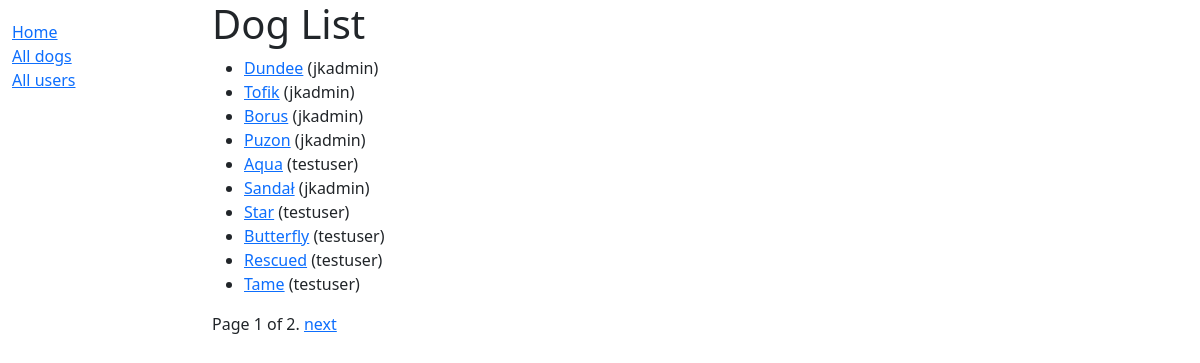
Screenshot of /caninsim_app/dogs/ with the database file from the repository.
### caninsim_app/models.py (models this page shows, shortened)
class Dog(models.Model):
    SIZES = (
        ('XS', 'miniature'),
        ('S', 'small'),
        ('M', 'medium'),
        ('L', 'big'),
        ('XL', 'huge')
    )
    NOSES = (
        ('BK', 'black'),
        ('LG', 'light gray'),
        ('GR', 'gray'),
        ('AB', 'almost black'),
        ('PL', 'purplish'),
        ('BF', 'butterfly'),
        ('DL', 'dudley'),
        ('SN', 'snow'),
        ('PN', 'pink'),
        ('BP', 'bright pink'),
        ('BR', 'brown'),
    )
    EYES = (
        ('BR', 'brown'),
        ('AM', 'amber'),
        ('LA', 'light brown amber'),
        ('YL', 'yellow'),
        ('YG', 'yellow green'),
        ('GR', 'grey'),
        ('CP', 'copper'),
        ('BL', 'blue'),
        ('AW', 'almost white blue'),
        ('WL', 'wall/heterochromia'),
        ('SP', 'split'),
    )
    COATS = (
        ('HS', 'hairless single heterozygous'),
        ('HL', 'hairless LETHAL homozygous'),
        ('LN', 'long'),
        ('WR', 'wire'),
        ('SM', 'smooth'),
        ('CS', 'curly smooth'),
        ('CL', 'curly long'),
        ('WS', 'wire smooth'),
        ('WL', 'wire long'),
        ('WC', 'wire curly'),
    )
    creation_date = models.DateTimeField('creation date', default=dtm.now)
    owner = models.ForeignKey('auth.User', on_delete=models.CASCADE, default=None)
    dog_name = models.CharField(max_length=30, default="Unnamed")
    GENDERS = [
        ('M', 'Male'),
        ('F', 'Female'),
    ]
    gender = models.CharField(max_length=2, choices=GENDERS, default='M')
    age = models.IntegerField(default=0)
    size = models.CharField(max_length=150, choices=SIZES, default='M')
    nose = models.CharField(max_length=150, choices=NOSES, default='BK')
    eye = models.CharField(max_length=150, choices=EYES, default='BR')
    color = models.CharField(max_length=200, null=True)
    coat = models.CharField(max_length=150, choices=COATS, default='SM')
    health_points = models.IntegerField(default=100)
    energy_points = models.IntegerField(default=100)
    hunger = models.IntegerField(default=100)
    thirst = models.IntegerField(default=100)
    bladder = models.IntegerField(default=100)
    exercise = models.IntegerField(default=100)
    exploration = models.IntegerField(default=100)
    social_needs = models.IntegerField(default=100)
    grooming = models.IntegerField(default=100)
    chewing = models.IntegerField(default=100)
    mood = models.IntegerField(default=100)
    active = models.IntegerField(default=5)
    intelligent = models.IntegerField(default=5)
    prey_drive = models.IntegerField(default=5)
    social_skills = models.IntegerField(default=0)
    def get_absolute_url(self):
        return reverse("dog_detail", kwargs={"pk": self.pk})

### caninsim_app/views.py (the view)
# urls.py: path('dogs/', views.DogListView.as_view(), name='dogs'),
class DogListView(generic.ListView):
    model = Dog
    context_object_name = 'dog_list'
    paginate_by = 10

### caninsim_app/templates/caninsim_app/dog_list.html
{% extends "base_generic.html" %}
{% block content %}
  <h1>Dog List</h1>
  {% if dog_list %}
    <ul>
      {% for dog in dog_list %}
      <li>
        <a href="{{ dog.get_absolute_url }}">{{ dog.dog_name }}</a>
        ({{dog.owner}})
      </li>
      {% endfor %}
    </ul>
  {% else %}
    <p>There are no dogs in the world.</p>
  {% endif %}
{% endblock %}

### caninsim_app/templates/base_generic.html (shortened to what this page needs)
<!doctype html>
<html lang="en">
  <head>
    <link href="https://cdn.jsdelivr.net/npm/bootstrap@5.3.3/dist/css/bootstrap.min.css"
      rel="stylesheet"
>
    {% load static %}
    <link rel="stylesheet" href="{% static 'css/styles.css' %}" />
  </head>
  <body>
    <div class="container-fluid">
      <div class="row">
        <div class="col-sm-2">
          {% block sidebar %}
            <ul class="sidebar-nav">
              <li><a href="{% url 'index' %}">Home</a></li>
              <li><a href="{% url 'dogs' %}">All dogs</a></li>
              <li><a href="{% url 'users' %}">All users</a></li>
            </ul>
          {% endblock %}
        </div>
        <div class="col-sm-10 ">{% block content %}{% endblock %}
        {% block pagination %}
          {% if is_paginated %}
              <div class="pagination">
                  <span class="page-links">
                      <span class="page-current">
                          Page {{ page_obj.number }} of {{ page_obj.paginator.num_pages }}.
                      </span>
                      {% if page_obj.has_next %}
                          <a href="{{ request.path }}?page={{ page_obj.next_page_number }}">next</a>
                      {% endif %}
                  </span>
              </div>
          {% endif %}
        {% endblock %}
        </div>
      </div>
    </div>
  </body>
</html>

### caninsim_app/static/css/styles.css (style rules this page uses)
.sidebar-nav { margin-top: 20px; padding: 0; list-style: none; }

### rows the page displays
Dog: dog_name "Dundee", owner "jkadmin"
Dog: dog_name "Tofik", owner "jkadmin"
Dog: dog_name "Borus", owner "jkadmin"
Dog: dog_name "Puzon", owner "jkadmin"
Dog: dog_name "Aqua", owner "testuser"
Dog: dog_name "Sandał", owner "jkadmin"
Dog: dog_name "Star", owner "testuser"
Dog: dog_name "Butterfly", owner "testuser"
Dog: dog_name "Rescued", owner "testuser"
Dog: dog_name "Tame", owner "testuser"

### other values shown
{{ page_obj.number }} "1"
{{ page_obj.paginator.num_pages }} "2"
